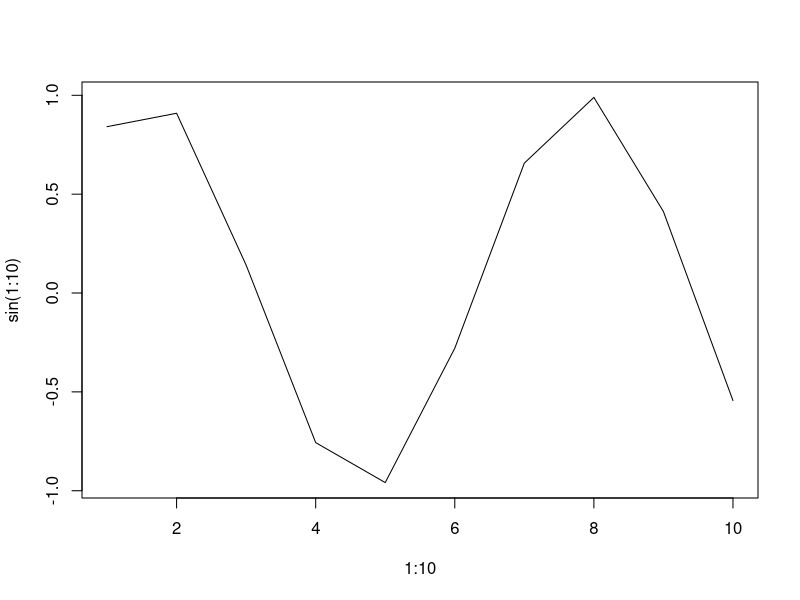
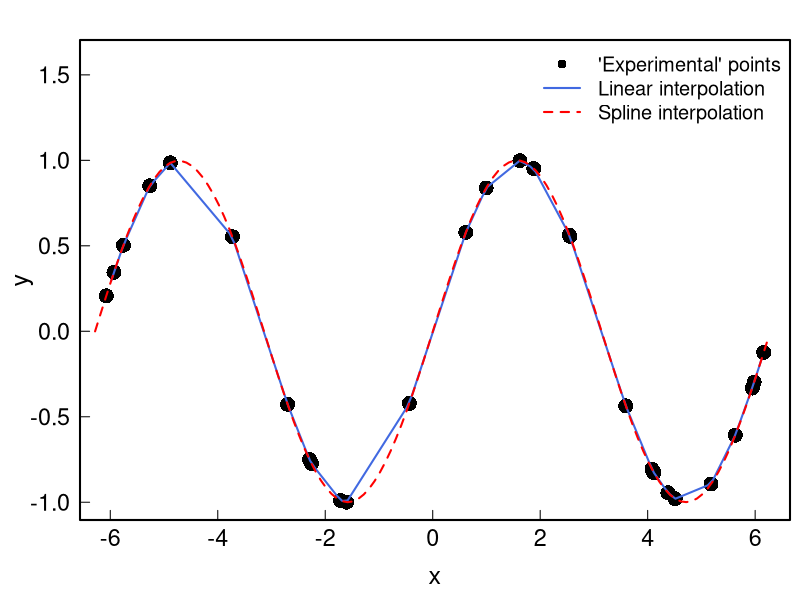

These figures' R source, in order:
## ---- chunk 1
geom_mean <- function(x, y){
    a <- sqrt(x*y)
}
geom_mean(1,2)
## ---- chunk 2
geom_mean <- function(x, y){
    a <- sqrt(x*y)
    a
}
geom_mean(1,2) #returns a
## ---- chunk 3
person <- function(name, age){
    list(name=name, age=age)
}
joe <- person(name="Joe", age=33)
joe
## ---- chunk 4
testfunc <- function(x, y=1){
    x*y
}
testfunc(1)
testfunc(1, y=2)
testfunc(1:3, y=.1)
## ---- chunk 5
testfunc2 <- function(x, ...){
    head(x, ...)
}
testfunc2(1:100)
testfunc2(1:100,2)
## ---- chunk 6
testfunc3 <- function(FUN, ...){
    FUN(...)
}
testfunc3(sum, 1:10)
testfunc3(plot, 1:10, sin(1:10), type="l")
## ---- chunk 7
xmin <- -2*pi; xmax <- 2*pi
x  <- runif(30, min=xmin, max=xmax)
xx <- seq(xmin, xmax, .1)
y  <- sin(x)
# Linear interpolation
lin_interp <- approxfun(x,y)        #is a function
lin_interp(0); lin_interp(pi)
yy_lin     <- approx(x, y, xout=xx) #is a list containing x and y

# Cubic spline interpolation
spl_interp <- splinefun(x,y)        #is a function
yy_spl     <- spline(x, y, xout=xx) #is a list containing x and y

par(family = "Helvetica", cex.lab=1.5, cex.axis=1.4, 
    mgp = c(2.4, .5, 0), tck=0.02, mar=c(4, 4, 2, .5), lwd=2, las=1)
plot(x, y, pch=16, cex=2, ylim=c(-1,1.6))
lines(xx, lin_interp(xx), col="royalblue") # equivalent to: lines(yy_lin, col="royalblue")
lines(xx, spl_interp(xx), col="red", lty=2)# equivalent to: lines(yy_spl, col="red")
legend("topright",
    cex=1.2,
    lty=c(NA, 1, 2),
    lwd=c(NA, 2, 2),
    pch=c(16, NA, NA),
    col=c("black", "royalblue", "red"),
    bty = "n",
    legend=c("'Experimental' points", "Linear interpolation", "Spline interpolation")
    )
